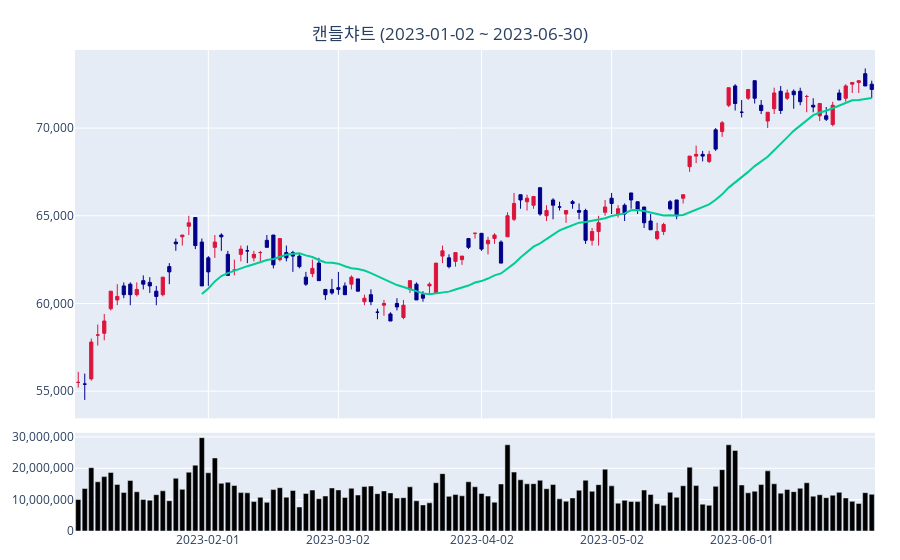

The cell this chart's notebook holds for it:
### Markdown cell above
`chart_line` 및 `chart_candle` 함수는 `overlay` 인수를 통해 기본 차트에 다른 정보를 라인 혹은 마커 형태로 덧붙여 그리는 오버레이(overlay) 기능을 제공합니다.

오버레이 인수로는 그려야할 열의 이름을 문자열 형식 키(key)로, 그릴 때 사용할 세부 옵션을 딕셔너리 형식 값(value)으로 줍니다.
만약 세부 옵션을 디폴트로 주는 경우에는 값으로 빈 딕셔너리를 넣습니다.

다음 예제 코드는 20일 이동평균 정보인 `SMA_20` 열을 추가하는 예제입니다.

### Code cell
kq.chart_candle(
    df_sma20, 
    overlay={
        "SMA_20": {}
    }
)
